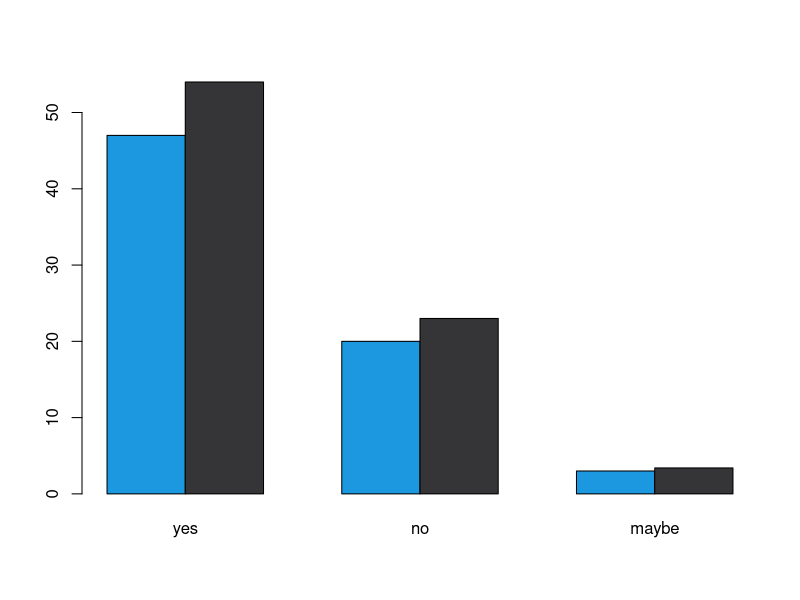
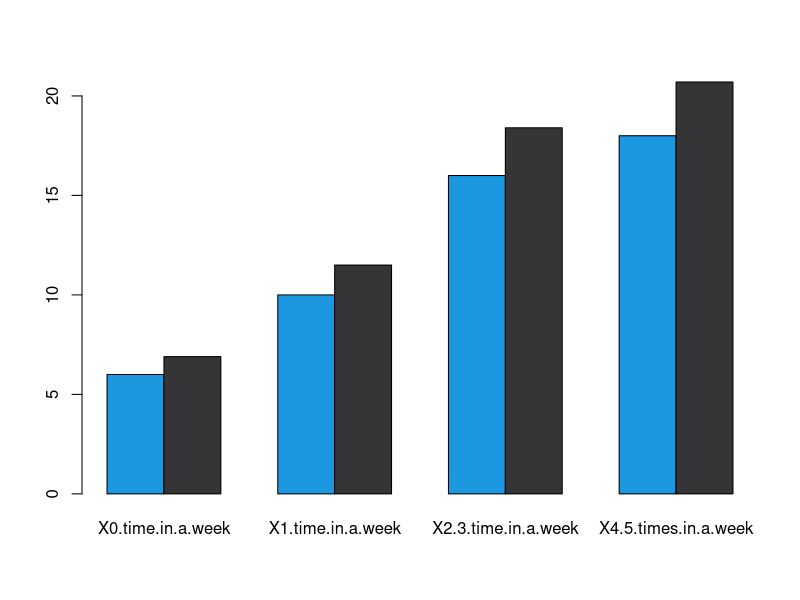
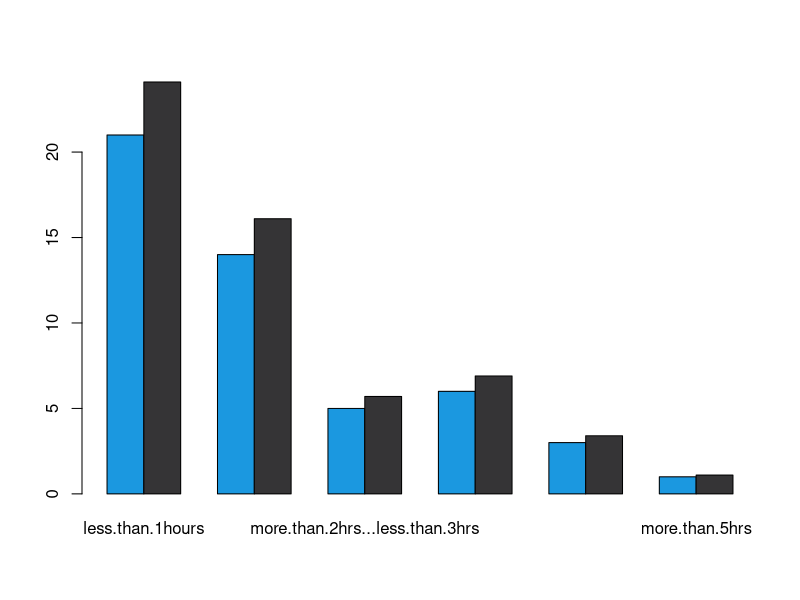
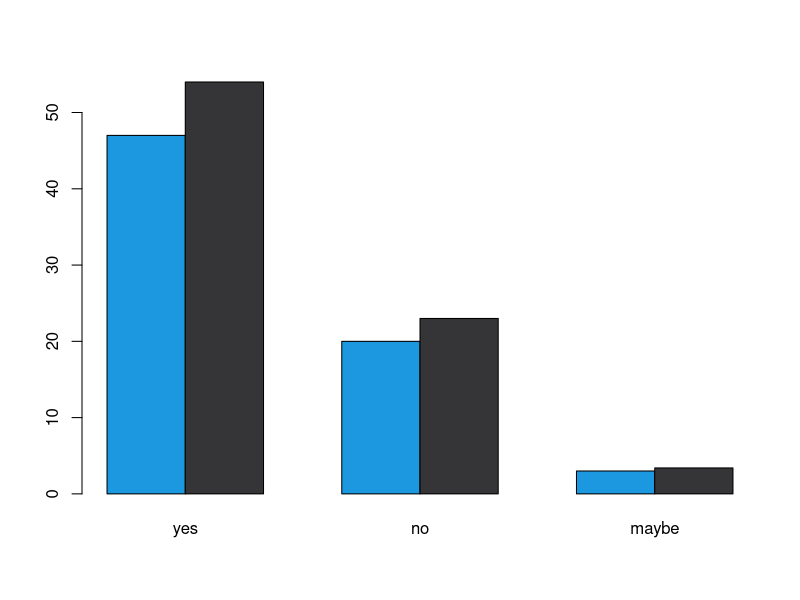
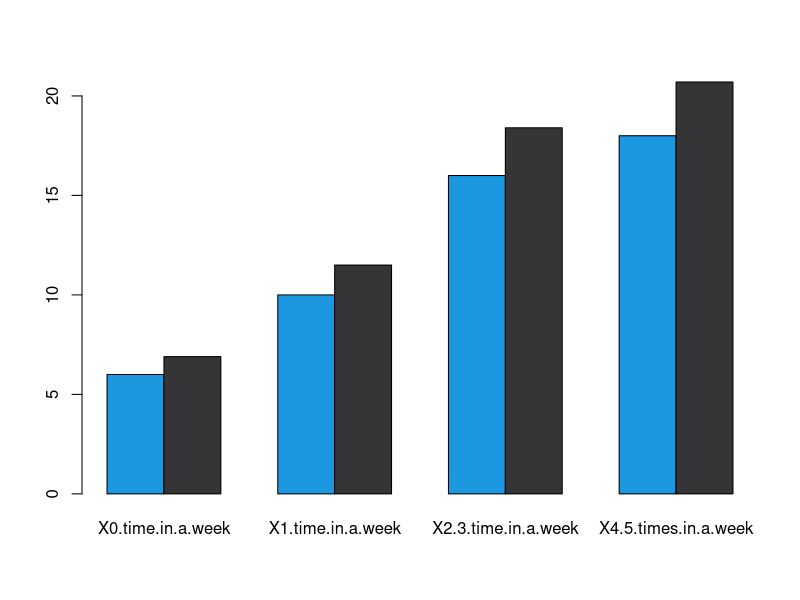
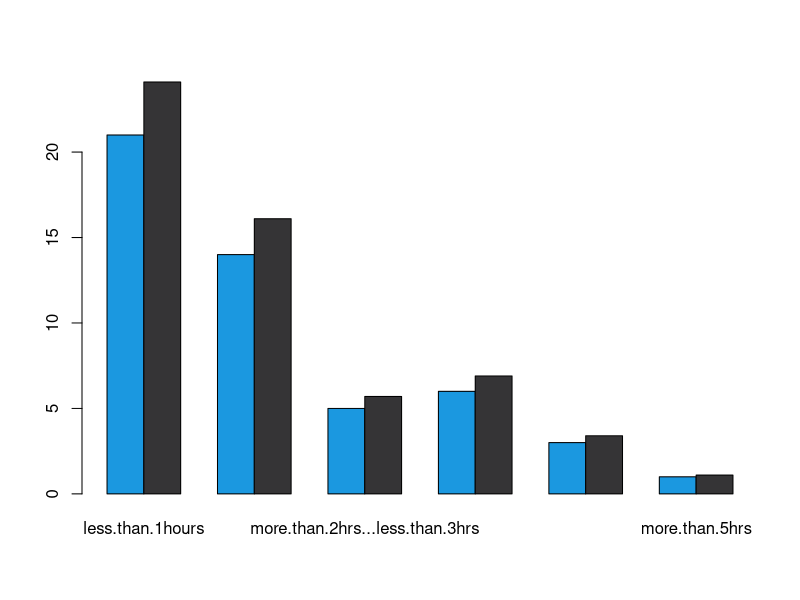

The R script that drew these images, in order:
data1 <- as.matrix(data.frame(yes = c(47, 54),
                              no = c(20, 23),
                              maybe = c(3, 3.4)))

p1 <- barplot(data1,
              col = c("#1b98e0", "#353436"),
              beside = TRUE)


data2 <- as.matrix(data.frame("0 time in a week" = c(6, 6.9),
                              "1 time in a week" = c(10, 11.5),
                              "2-3 time in a week" = c(16, 18.4),
                              "4-5 times in a week" = c(18, 20.7)))
p2 <- barplot(data2,
              col = c("#1b98e0", "#353436"),
              beside = TRUE)


data3 <- as.matrix(data.frame("less than 1hours" = c(21, 24.1),
                              "more than 1hours - less than 2hours" = c(14, 16.1),
                              "more than 2hrs - less than 3hrs" = c(5, 5.7),
                              "more than 3hrs - less than 4hrs" = c(6, 6.9),
                              "more than 4hrs - less than 5hrs" = c(3, 3.4),
                              "more than 5hrs" = c(1, 1.1)))
  
p3 <- barplot(data3,
              col = c("#1b98e0", "#353436"),
              beside = TRUE)


png(filename="table2-1.png",width=2000,height=600,unit="px",bg="transparent")
barplot(data1,
        col = c("#1b98e0", "#353436"),
        beside = TRUE)
dev.off()

png(filename="table2-2.png",width=2000,height=600,unit="px",bg="transparent")
barplot(data2,
        col = c("#1b98e0", "#353436"),
        beside = TRUE)
dev.off()

png(filename="table2-3.png",width=2000,height=600,unit="px",bg="transparent")
barplot(data3,
        col = c("#1b98e0", "#353436"),
        beside = TRUE)
dev.off()

